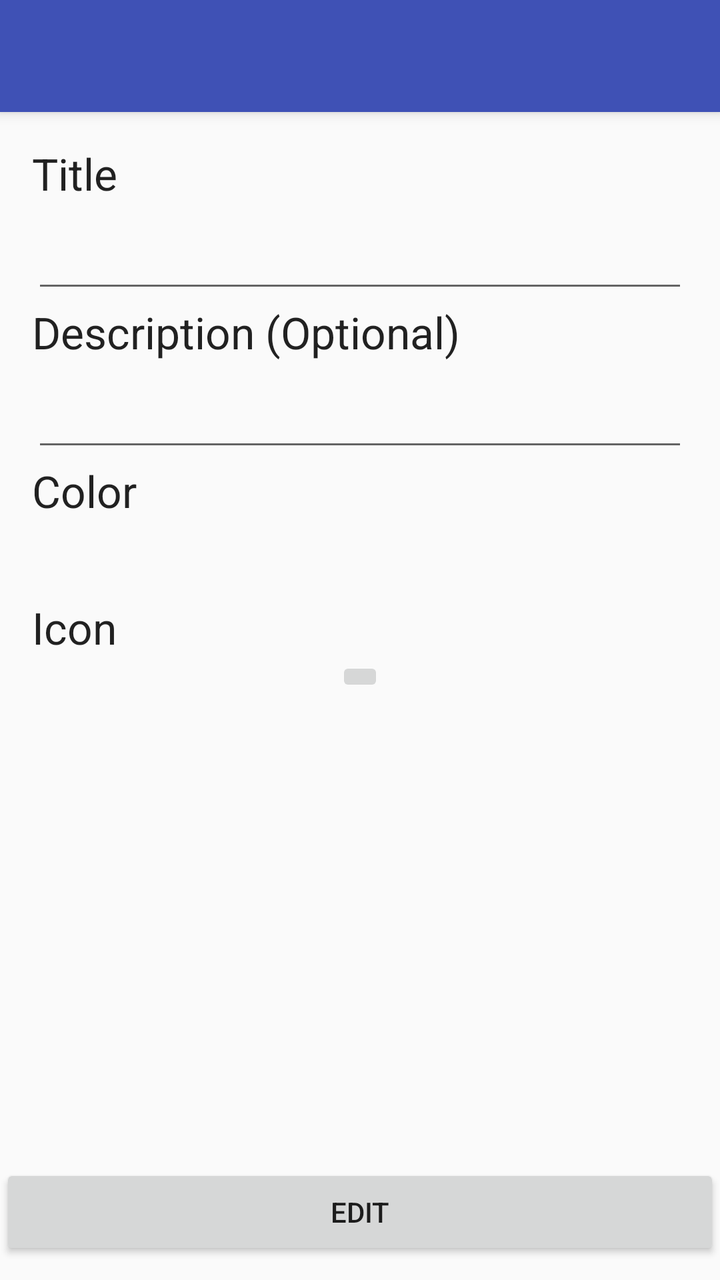
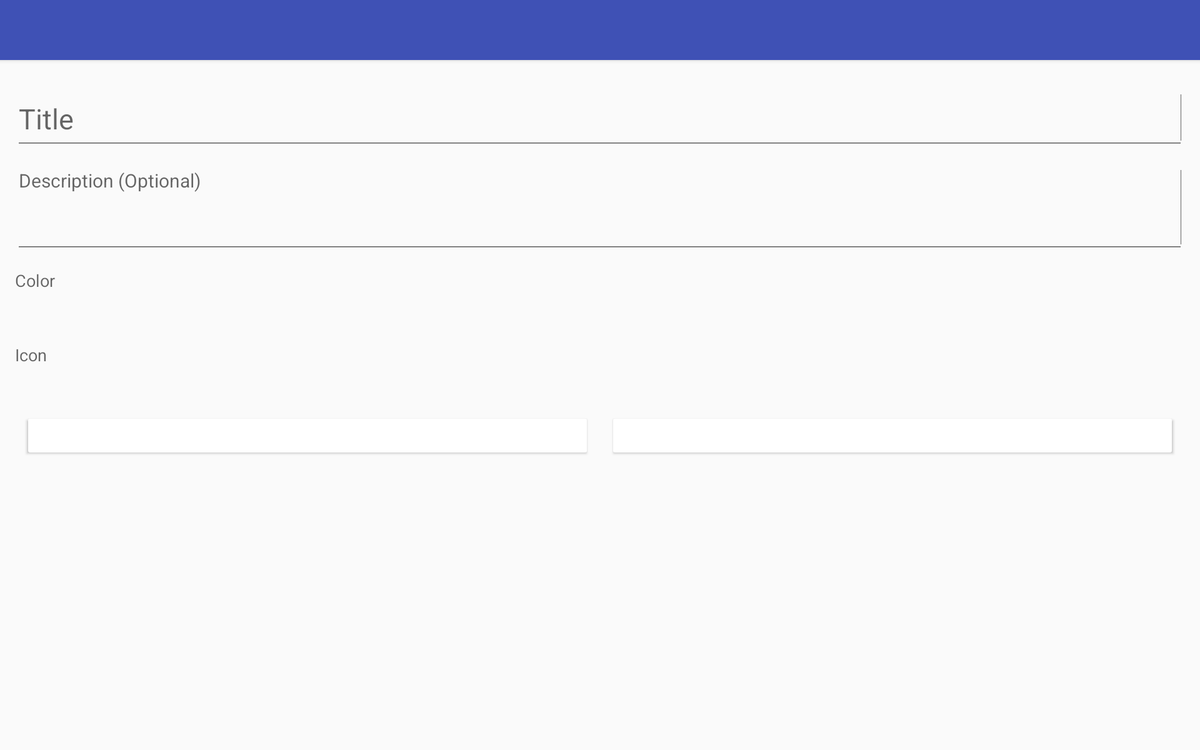

Two renders of one Android screen. The first uses the default layout on a phone; the second uses the alternative layout the repository ships for a different screen configuration, on a matching device. The two XML files are below.
<!-- AndroidManifest.xml: application theme MyTheme -->
<!-- res/layout/fragment_editar_caderno.xml -->
<RelativeLayout xmlns:android="http://schemas.android.com/apk/res/android"
    xmlns:tools="http://schemas.android.com/tools" android:layout_width="match_parent"
    android:layout_height="match_parent"
    tools:context="com.lab11.nolram.cadernocamera.EditarCadernoActivityFragment">

    <android.support.v7.widget.Toolbar
        android:id="@+id/toolbar"
        android:layout_width="match_parent"
        android:layout_height="?attr/actionBarSize"
        android:background="@color/cor_forte"
        android:title="@string/action_edit_caderno"
        android:theme="@style/ThemeOverlay.AppCompat.Dark.ActionBar"
        android:popupTheme="@style/ThemeOverlay.AppCompat.Light"
        android:elevation="4dp" />

    <ScrollView
        android:layout_width="match_parent"
        android:layout_height="match_parent"
        android:layout_below="@id/toolbar"
        android:layout_above="@+id/btn_criar_caderno"
        android:id="@+id/scrollView" >

        <LinearLayout
            android:layout_below="@id/toolbar"
            android:orientation="vertical"
            android:layout_width="fill_parent"
            android:layout_height="fill_parent"
            android:paddingLeft="@dimen/activity_horizontal_margin"
            android:paddingRight="@dimen/activity_horizontal_margin"
            android:paddingTop="@dimen/activity_vertical_margin"
            android:paddingBottom="@dimen/activity_vertical_margin"
            android:id="@+id/linearLayout">

            <TextView
                android:layout_width="wrap_content"
                android:layout_height="wrap_content"
                android:textAppearance="?android:attr/textAppearanceLarge"
                android:text="@string/txt_title"
                android:id="@+id/txt_titulo" />

            <EditText
                android:layout_width="fill_parent"
                android:layout_height="50dp"
                android:singleLine="true"
                android:id="@+id/edtxt_titulo" />

            <TextView
                android:layout_width="wrap_content"
                android:layout_height="wrap_content"
                android:textAppearance="?android:attr/textAppearanceLarge"
                android:text="@string/txt_description"
                android:id="@+id/txt_descricao" />

            <EditText
                android:layout_width="fill_parent"
                android:layout_height="50dp"
                android:id="@+id/edtxt_descricao" />

            <TextView
                android:layout_width="wrap_content"
                android:layout_height="wrap_content"
                android:textAppearance="?android:attr/textAppearanceLarge"
                android:text="@string/txt_cor"
                android:id="@+id/txt_cor" />

            <HorizontalScrollView
                android:layout_width="match_parent"
                android:layout_height="match_parent">

                <RadioGroup
                    android:id="@+id/rd_cor"
                    android:orientation="horizontal"
                    android:layout_width="fill_parent"
                    android:layout_height="wrap_content"
                    android:layout_centerVertical="true"
                    android:padding="10dp"
                    android:layout_centerHorizontal="true">

                    <RadioButton
                        android:id="@+id/rd_alizarin"
                        android:layout_width="wrap_content"
                        android:layout_height="wrap_content"
                        android:layout_marginRight="@dimen/right_escolhas"
                        android:layout_marginEnd="@dimen/right_escolhas"
                        android:layout_marginTop="@dimen/top_escolhas"
                        android:button="@drawable/cb_alizarin"/>

                    <RadioButton
                        android:id="@+id/rd_amethyst"
                        android:layout_width="wrap_content"
                        android:layout_height="wrap_content"
                        android:layout_marginRight="@dimen/right_escolhas"
                        android:layout_marginEnd="@dimen/right_escolhas"
                        android:layout_marginTop="@dimen/top_escolhas"
                        android:button="@drawable/cb_amethyst"/>

                    <RadioButton
                        android:id="@+id/rd_carrot"
                        android:layout_width="wrap_content"
                        android:layout_height="wrap_content"
                        android:layout_marginRight="@dimen/right_escolhas"
                        android:layout_marginEnd="@dimen/right_escolhas"
                        android:layout_marginTop="@dimen/top_escolhas"
                        android:button="@drawable/cb_carrot"/>

                    <RadioButton
                        android:id="@+id/rd_pink"
                        android:layout_width="wrap_content"
                        android:layout_height="wrap_content"
                        android:layout_marginRight="@dimen/right_escolhas"
                        android:layout_marginEnd="@dimen/right_escolhas"
                        android:layout_marginTop="@dimen/top_escolhas"
                        android:button="@drawable/cb_clouds"/>

                    <RadioButton
                        android:id="@+id/rd_concrete"
                        android:layout_width="wrap_content"
                        android:layout_height="wrap_content"
                        android:layout_marginRight="@dimen/right_escolhas"
                        android:layout_marginEnd="@dimen/right_escolhas"
                        android:layout_marginTop="@dimen/top_escolhas"
                        android:button="@drawable/cb_concrete"/>

                    <RadioButton
                        android:id="@+id/rd_emerald"
                        android:layout_width="wrap_content"
                        android:layout_height="wrap_content"
                        android:layout_marginRight="@dimen/right_escolhas"
                        android:layout_marginEnd="@dimen/right_escolhas"
                        android:layout_marginTop="@dimen/top_escolhas"
                        android:button="@drawable/cb_emerald"/>

                    <RadioButton
                        android:id="@+id/rd_peter_river"
                        android:layout_width="wrap_content"
                        android:layout_height="wrap_content"
                        android:layout_marginRight="@dimen/right_escolhas"
                        android:layout_marginEnd="@dimen/right_escolhas"
                        android:layout_marginTop="@dimen/top_escolhas"
                        android:button="@drawable/cb_peter_river"/>

                    <RadioButton
                        android:id="@+id/rd_sun_flower"
                        android:layout_width="wrap_content"
                        android:layout_height="wrap_content"
                        android:layout_marginRight="@dimen/right_escolhas"
                        android:layout_marginEnd="@dimen/right_escolhas"
                        android:layout_marginTop="@dimen/top_escolhas"
                        android:button="@drawable/cb_sun_flower"/>

                    <RadioButton
                        android:id="@+id/rd_turquoise"
                        android:layout_width="wrap_content"
                        android:layout_height="wrap_content"
                        android:layout_marginRight="@dimen/right_escolhas"
                        android:layout_marginEnd="@dimen/right_escolhas"
                        android:layout_marginTop="@dimen/top_escolhas"
                        android:button="@drawable/cb_turquoise"/>

                    <RadioButton
                        android:id="@+id/rd_wet_asphalt"
                        android:layout_width="wrap_content"
                        android:layout_height="wrap_content"
                        android:layout_marginRight="@dimen/right_escolhas"
                        android:layout_marginEnd="@dimen/right_escolhas"
                        android:layout_marginTop="@dimen/top_escolhas"
                        android:button="@drawable/cb_wet_asphalt"/>

                    <RadioButton
                        android:id="@+id/rd_black"
                        android:layout_width="wrap_content"
                        android:layout_height="wrap_content"
                        android:layout_marginRight="@dimen/right_escolhas"
                        android:layout_marginEnd="@dimen/right_escolhas"
                        android:layout_marginTop="@dimen/top_escolhas"
                        android:button="@drawable/cb_black"/>

                </RadioGroup>
            </HorizontalScrollView>

            <TextView
                android:layout_width="wrap_content"
                android:layout_height="wrap_content"
                android:textAppearance="?android:attr/textAppearanceLarge"
                android:text="@string/txt_icon"/>

            <ImageButton
                android:layout_width="wrap_content"
                android:layout_height="wrap_content"
                android:id="@+id/btn_img_picker"
                android:layout_gravity="center_horizontal"/>

        </LinearLayout>
    </ScrollView>
    <Button
        android:layout_width="fill_parent"
        android:layout_height="wrap_content"
        android:text="@string/txt_editar_caderno"
        android:layout_marginBottom="10dp"
        android:layout_alignParentBottom="true"
        android:id="@+id/btn_editar_caderno" />

</RelativeLayout>
<!-- resources referenced by this layout -->
<resources>
  <color name="cor_forte">#3f51b5</color>
  <dimen name="activity_horizontal_margin">16dp</dimen>
  <dimen name="activity_vertical_margin">16dp</dimen>
  <dimen name="right_escolhas">20dp</dimen>
  <dimen name="top_escolhas">0dp</dimen>
  <!-- drawable cb_carrot (drawable-hdpi) -->
  <?xml version="1.0" encoding="utf-8"?>
  <selector xmlns:android="http://schemas.android.com/apk/res/android">
      <item android:state_checked="true"
          android:drawable="@drawable/img_check" />
      <item android:state_pressed="true"
          android:drawable="@drawable/img_check" />
      <item android:drawable="@drawable/img_carrot" />
  </selector>
  <!-- drawable cb_clouds (drawable-hdpi) -->
  <?xml version="1.0" encoding="utf-8"?>
  <selector xmlns:android="http://schemas.android.com/apk/res/android">
      <item android:state_checked="true"
          android:drawable="@drawable/img_check" />
      <item android:state_pressed="true"
          android:drawable="@drawable/img_check" />
      <item android:drawable="@drawable/img_clouds" />
  </selector>
  <!-- drawable cb_emerald (drawable-hdpi) -->
  <?xml version="1.0" encoding="utf-8"?>
  <selector xmlns:android="http://schemas.android.com/apk/res/android">
      <item android:state_checked="true"
          android:drawable="@drawable/img_check" />
      <item android:state_pressed="true"
          android:drawable="@drawable/img_check" />
      <item android:drawable="@drawable/img_emerald" />
  </selector>
  <string name="action_edit_caderno">Edit Notebook</string>
  <string name="txt_cor">Color</string>
  <string name="txt_description">Description (Optional)</string>
  <string name="txt_editar_caderno">Edit</string>
  <string name="txt_icon">Icon</string>
  <string name="txt_title">Title</string>
  <!-- from res/values-v21/ -->
  <style name="MyTheme" parent="MyTheme.Base" />
  <!-- drawable img_check_black (drawable-hdpi) -->
  <?xml version="1.0" encoding="utf-8"?>
  <layer-list xmlns:android="http://schemas.android.com/apk/res/android">
  
      <item android:drawable="@drawable/check_black"
          android:bottom="10dp"
          android:left="10dp"
          android:right="10dp"
          android:top="10dp"/>
  
  </layer-list>
  <!-- drawable img_check_concrete (drawable-hdpi) -->
  <?xml version="1.0" encoding="utf-8"?>
  <layer-list xmlns:android="http://schemas.android.com/apk/res/android">
  
      <item android:drawable="@drawable/check_concrete"
          android:bottom="10dp"
          android:left="10dp"
          android:right="10dp"
          android:top="10dp"/>
  
  </layer-list>
  <!-- drawable img_check_sun_flower (drawable-hdpi) -->
  <?xml version="1.0" encoding="utf-8"?>
  <layer-list xmlns:android="http://schemas.android.com/apk/res/android">
  
      <item android:drawable="@drawable/check_sun_flower"
          android:bottom="10dp"
          android:left="10dp"
          android:right="10dp"
          android:top="10dp"/>
  
  </layer-list>
  <!-- drawable img_check_turquoise (drawable-hdpi) -->
  <?xml version="1.0" encoding="utf-8"?>
  <layer-list xmlns:android="http://schemas.android.com/apk/res/android">
  
      <item android:drawable="@drawable/check_turquoise"
          android:bottom="10dp"
          android:left="10dp"
          android:right="10dp"
          android:top="10dp"/>
  
  </layer-list>
  <color name="flatui_alizarin">#c62828</color>
  <color name="flatui_amethyst">#7b1fa2</color>
  <color name="cinza">#404040</color>
  <color name="flatui_carrot">#ffa000</color>
  <color name="flatui_pink_weak">#f06292</color>
  <color name="flatui_concrete">#616161</color>
  <color name="flatui_emerald">#4caf50</color>
  <color name="flatui_peter_river">#5c6bc0</color>
  <color name="flatui_sun_flower">#f57c00</color>
  <color name="flatui_turquoise">#1976d2</color>
  <color name="flatui_wet_asphalt">#607d8b</color>
  <color name="cor_fundo">#303f9f</color>
  <color name="accent">#E91E63</color>
</resources>
<!-- res/layout-xlarge/fragment_editar_caderno.xml (the repository's variant of the layout above) -->
<!-- drawn on a large tablet held sideways -->
<RelativeLayout xmlns:android="http://schemas.android.com/apk/res/android"
    xmlns:tools="http://schemas.android.com/tools" android:layout_width="match_parent"
    android:layout_height="match_parent"
    tools:context="com.lab11.nolram.cadernocamera.EditarCadernoActivityFragment">

    <android.support.v7.widget.Toolbar
        android:id="@+id/toolbar"
        android:layout_width="match_parent"
        android:layout_height="?attr/actionBarSize"
        android:background="@color/cor_forte"
        android:title="@string/criar_caderno"
        android:theme="@style/ThemeOverlay.AppCompat.Dark.ActionBar"
        android:popupTheme="@style/ThemeOverlay.AppCompat.Light"
        android:elevation="4dp" />

    <ScrollView
        android:layout_width="match_parent"
        android:layout_height="match_parent"
        android:layout_below="@id/toolbar"
        android:id="@+id/scrollView" >

        <LinearLayout
            android:layout_below="@id/toolbar"
            android:orientation="vertical"
            android:layout_width="fill_parent"
            android:layout_height="fill_parent"
            android:paddingLeft="@dimen/activity_horizontal_margin"
            android:paddingRight="@dimen/activity_horizontal_margin"
            android:paddingTop="@dimen/activity_vertical_margin"
            android:paddingBottom="@dimen/activity_vertical_margin"
            android:id="@+id/linearLayout">

            <android.support.design.widget.TextInputLayout
                android:layout_width="match_parent"
                android:layout_height="wrap_content">
                <EditText
                    android:layout_width="fill_parent"
                    android:layout_height="70dp"
                    android:textSize="30sp"
                    android:hint="@string/txt_title"
                    android:id="@+id/edtxt_titulo" />
            </android.support.design.widget.TextInputLayout>

            <android.support.design.widget.TextInputLayout
                android:layout_width="match_parent"
                android:layout_height="wrap_content">

                <EditText
                    android:layout_width="fill_parent"
                    android:layout_height="100dp"
                    android:textSize="20sp"
                    android:inputType="textMultiLine"
                    android:lines="8"
                    android:minLines="6"
                    android:gravity="top|left"
                    android:maxLines="10"
                    android:scrollbars="vertical"
                    android:hint="@string/txt_description"
                    android:id="@+id/edtxt_descricao" />
            </android.support.design.widget.TextInputLayout>

            <TextView
                android:layout_width="wrap_content"
                android:layout_height="wrap_content"
                android:layout_marginTop="15dp"
                android:textAppearance="?android:attr/textAppearanceMedium"
                android:text="@string/txt_cor"
                android:id="@+id/txt_cor" />

            <HorizontalScrollView
                android:layout_width="match_parent"
                android:layout_height="match_parent">

                <RadioGroup
                    android:id="@+id/rd_cor"
                    android:orientation="horizontal"
                    android:layout_width="fill_parent"
                    android:layout_height="wrap_content"
                    android:layout_centerVertical="true"
                    android:layout_gravity="center_horizontal"
                    android:padding="10dp"
                    android:layout_centerHorizontal="true">

                    <RadioButton
                        android:id="@+id/rd_alizarin"
                        android:layout_width="wrap_content"
                        android:layout_height="wrap_content"
                        android:layout_marginRight="@dimen/right_escolhas"
                        android:layout_marginEnd="@dimen/right_escolhas"
                        android:layout_marginTop="@dimen/top_escolhas"
                        android:button="@drawable/cb_alizarin"/>

                    <RadioButton
                        android:id="@+id/rd_amethyst"
                        android:layout_width="wrap_content"
                        android:layout_height="wrap_content"
                        android:layout_marginRight="@dimen/right_escolhas"
                        android:layout_marginEnd="@dimen/right_escolhas"
                        android:layout_marginTop="@dimen/top_escolhas"
                        android:button="@drawable/cb_amethyst"/>

                    <RadioButton
                        android:id="@+id/rd_carrot"
                        android:layout_width="wrap_content"
                        android:layout_height="wrap_content"
                        android:layout_marginRight="@dimen/right_escolhas"
                        android:layout_marginEnd="@dimen/right_escolhas"
                        android:layout_marginTop="@dimen/top_escolhas"
                        android:button="@drawable/cb_carrot"/>

                    <RadioButton
                        android:id="@+id/rd_pink"
                        android:layout_width="wrap_content"
                        android:layout_height="wrap_content"
                        android:layout_marginRight="@dimen/right_escolhas"
                        android:layout_marginEnd="@dimen/right_escolhas"
                        android:layout_marginTop="@dimen/top_escolhas"
                        android:button="@drawable/cb_clouds"/>

                    <RadioButton
                        android:id="@+id/rd_concrete"
                        android:layout_width="wrap_content"
                        android:layout_height="wrap_content"
                        android:layout_marginRight="@dimen/right_escolhas"
                        android:layout_marginEnd="@dimen/right_escolhas"
                        android:layout_marginTop="@dimen/top_escolhas"
                        android:button="@drawable/cb_concrete"/>

                    <RadioButton
                        android:id="@+id/rd_emerald"
                        android:layout_width="wrap_content"
                        android:layout_height="wrap_content"
                        android:layout_marginRight="@dimen/right_escolhas"
                        android:layout_marginEnd="@dimen/right_escolhas"
                        android:layout_marginTop="@dimen/top_escolhas"
                        android:button="@drawable/cb_emerald"/>

                    <RadioButton
                        android:id="@+id/rd_peter_river"
                        android:layout_width="wrap_content"
                        android:layout_height="wrap_content"
                        android:layout_marginRight="@dimen/right_escolhas"
                        android:layout_marginEnd="@dimen/right_escolhas"
                        android:layout_marginTop="@dimen/top_escolhas"
                        android:button="@drawable/cb_peter_river"/>

                    <RadioButton
                        android:id="@+id/rd_sun_flower"
                        android:layout_width="wrap_content"
                        android:layout_height="wrap_content"
                        android:layout_marginRight="@dimen/right_escolhas"
                        android:layout_marginEnd="@dimen/right_escolhas"
                        android:layout_marginTop="@dimen/top_escolhas"
                        android:button="@drawable/cb_sun_flower"/>

                    <RadioButton
                        android:id="@+id/rd_turquoise"
                        android:layout_width="wrap_content"
                        android:layout_height="wrap_content"
                        android:layout_marginRight="@dimen/right_escolhas"
                        android:layout_marginEnd="@dimen/right_escolhas"
                        android:layout_marginTop="@dimen/top_escolhas"
                        android:button="@drawable/cb_turquoise"/>

                    <RadioButton
                        android:id="@+id/rd_wet_asphalt"
                        android:layout_width="wrap_content"
                        android:layout_height="wrap_content"
                        android:layout_marginRight="@dimen/right_escolhas"
                        android:layout_marginEnd="@dimen/right_escolhas"
                        android:layout_marginTop="@dimen/top_escolhas"
                        android:button="@drawable/cb_wet_asphalt"/>

                    <RadioButton
                        android:id="@+id/rd_black"
                        android:layout_width="wrap_content"
                        android:layout_height="wrap_content"
                        android:layout_marginRight="@dimen/right_escolhas"
                        android:layout_marginEnd="@dimen/right_escolhas"
                        android:layout_marginTop="@dimen/top_escolhas"
                        android:button="@drawable/cb_black"/>

                </RadioGroup>
            </HorizontalScrollView>

            <TextView
                android:layout_width="wrap_content"
                android:layout_height="wrap_content"
                android:layout_marginTop="15dp"
                android:textAppearance="?android:attr/textAppearanceMedium"
                android:text="@string/txt_icon"/>

            <ImageButton
                android:layout_width="wrap_content"
                android:layout_height="wrap_content"
                android:padding="20dp"
                android:background="?attr/selectableItemBackground"
                android:id="@+id/btn_img_picker"
                android:layout_gravity="center_horizontal"/>

            <LinearLayout
                android:id="@+id/LinearLayout02"
                android:layout_height="wrap_content"
                android:layout_width="fill_parent"
                android:layout_alignParentBottom="true">
                <Button
                    android:layout_width="fill_parent"
                    android:layout_height="wrap_content"
                    android:text="@string/txt_cancelar"
                    android:layout_margin="10dp"
                    android:theme="@style/ButtonCancel"
                    android:textColor="@color/branco"
                    android:id="@+id/btn_cancelar"
                    android:layout_weight="1"/>
                <Button
                    android:layout_width="fill_parent"
                    android:layout_height="wrap_content"
                    android:text="@string/txt_editar_caderno"
                    android:theme="@style/ButtonConfirm"
                    android:textColor="@color/branco"
                    android:layout_margin="10dp"
                    android:id="@+id/btn_editar_caderno"
                    android:layout_weight="1"/>
            </LinearLayout>
        </LinearLayout>
    </ScrollView>
</RelativeLayout>
<!-- resources referenced by the variant -->
<!-- as a large tablet held sideways resolves them -->
<resources>
  <color name="branco">#ffffff</color>
  <color name="cor_forte">#3f51b5</color>
  <dimen name="activity_horizontal_margin">16dp</dimen>
  <dimen name="activity_vertical_margin">16dp</dimen>
  <dimen name="right_escolhas">20dp</dimen>
  <dimen name="top_escolhas">0dp</dimen>
  <!-- drawable cb_carrot (drawable-hdpi) -->
  <?xml version="1.0" encoding="utf-8"?>
  <selector xmlns:android="http://schemas.android.com/apk/res/android">
      <item android:state_checked="true"
          android:drawable="@drawable/img_check" />
      <item android:state_pressed="true"
          android:drawable="@drawable/img_check" />
      <item android:drawable="@drawable/img_carrot" />
  </selector>
  <!-- drawable cb_clouds (drawable-hdpi) -->
  <?xml version="1.0" encoding="utf-8"?>
  <selector xmlns:android="http://schemas.android.com/apk/res/android">
      <item android:state_checked="true"
          android:drawable="@drawable/img_check" />
      <item android:state_pressed="true"
          android:drawable="@drawable/img_check" />
      <item android:drawable="@drawable/img_clouds" />
  </selector>
  <string name="criar_caderno">Create Notebook</string>
  <string name="txt_cancelar">Cancel</string>
  <string name="txt_cor">Color</string>
  <string name="txt_description">Description (Optional)</string>
  <string name="txt_editar_caderno">Edit</string>
  <string name="txt_icon">Icon</string>
  <string name="txt_title">Title</string>
  <!-- from res/values-v21/ -->
  <style name="ButtonCancel" parent="Theme.AppCompat.Light.DarkActionBar">
          <item name="android:colorButtonNormal">@color/button_color_cancel</item>
      </style>
  <!-- from res/values-v21/ -->
  <style name="ButtonConfirm" parent="Theme.AppCompat.Light.DarkActionBar">
          <item name="android:colorButtonNormal">@color/button_color_blue</item>
      </style>
  <!-- from res/values-v21/ -->
  <style name="MyTheme" parent="MyTheme.Base" />
  <!-- drawable img_check_black (drawable-hdpi) -->
  <?xml version="1.0" encoding="utf-8"?>
  <layer-list xmlns:android="http://schemas.android.com/apk/res/android">
  
      <item android:drawable="@drawable/check_black"
          android:bottom="10dp"
          android:left="10dp"
          android:right="10dp"
          android:top="10dp"/>
  
  </layer-list>
  <!-- drawable img_check_concrete (drawable-hdpi) -->
  <?xml version="1.0" encoding="utf-8"?>
  <layer-list xmlns:android="http://schemas.android.com/apk/res/android">
  
      <item android:drawable="@drawable/check_concrete"
          android:bottom="10dp"
          android:left="10dp"
          android:right="10dp"
          android:top="10dp"/>
  
  </layer-list>
  <!-- drawable img_check_sun_flower (drawable-hdpi) -->
  <?xml version="1.0" encoding="utf-8"?>
  <layer-list xmlns:android="http://schemas.android.com/apk/res/android">
  
      <item android:drawable="@drawable/check_sun_flower"
          android:bottom="10dp"
          android:left="10dp"
          android:right="10dp"
          android:top="10dp"/>
  
  </layer-list>
  <!-- drawable img_check_turquoise (drawable-hdpi) -->
  <?xml version="1.0" encoding="utf-8"?>
  <layer-list xmlns:android="http://schemas.android.com/apk/res/android">
  
      <item android:drawable="@drawable/check_turquoise"
          android:bottom="10dp"
          android:left="10dp"
          android:right="10dp"
          android:top="10dp"/>
  
  </layer-list>
  <color name="flatui_alizarin">#c62828</color>
  <color name="flatui_amethyst">#7b1fa2</color>
  <color name="cinza">#404040</color>
  <color name="flatui_carrot">#ffa000</color>
  <color name="flatui_pink_weak">#f06292</color>
  <color name="flatui_concrete">#616161</color>
  <color name="flatui_emerald">#4caf50</color>
  <color name="flatui_peter_river">#5c6bc0</color>
  <color name="flatui_sun_flower">#f57c00</color>
  <color name="flatui_turquoise">#1976d2</color>
  <color name="flatui_wet_asphalt">#607d8b</color>
  <color name="cor_fundo">#303f9f</color>
  <color name="accent">#E91E63</color>
</resources>
